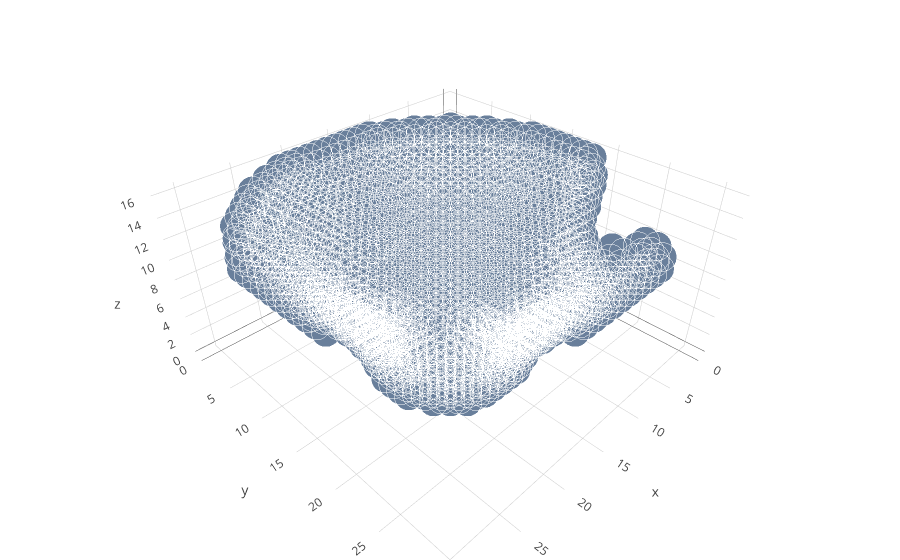

Source (notebook cell):
### Code cell
i = np.random.choice(voxels.shape[0])
plot_vol(voxels[i])

### Figure 1 — Plotly figure (JSON) as saved in the notebook; plotly's stock layout.template omitted (floating-point values rounded to 4 significant figures; data arrays with more than 128 entries replaced by an {"elided": "..."} marker saying what was removed)
{"data": [{"marker": {"color": "rgb(105, 127, 155)", "line": {"color": "rgba(217, 217, 217, 0.14)", "width": 0.5}, "opacity": 1, "size": 10}, "mode": "markers", "type": "scatter3d", "x": {"elided": "1885 int values"}, "y": {"elided": "1885 int values"}, "z": {"elided": "1885 int values"}}], "layout": {"autosize": true, "margin": {"b": 0, "l": 0, "r": 0, "t": 0}, "scene": {"aspectmode": "auto", "aspectratio": {"x": 1.247, "y": 1.247, "z": 0.6434}}}}
